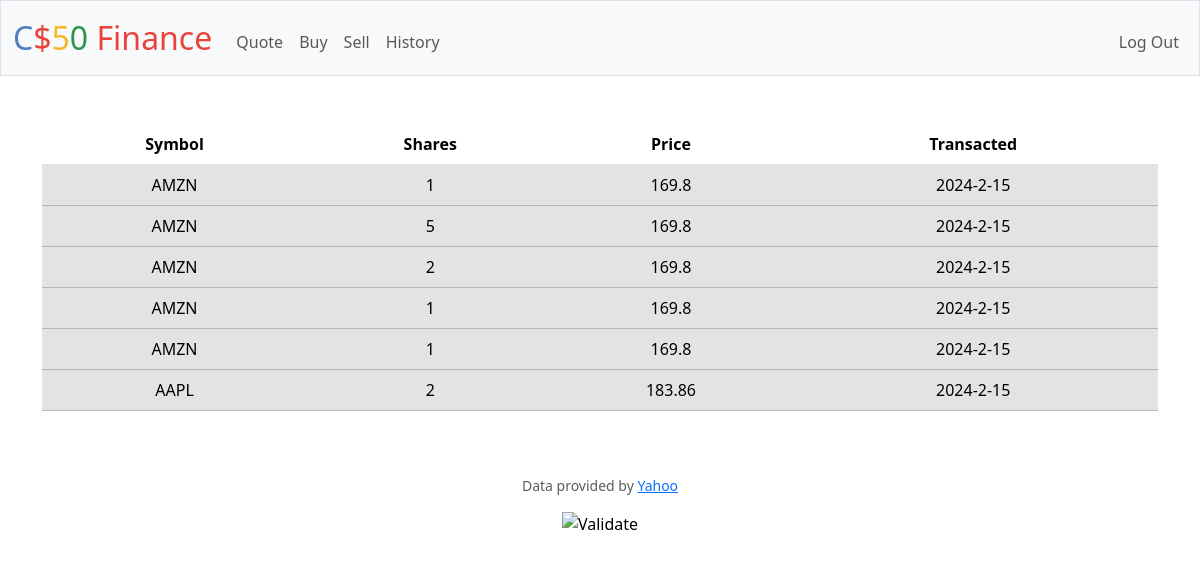
Page /history (signed in) on the committed database.
### tables this page shows
CREATE TABLE purchases(id INTEGER PRIMARY KEY AUTOINCREMENT NOT NULL, user_id INTEGER, username TEXT NOT NULL, symbol TEXT NOT NULL, month INTEGER NOT NULL, day INTEGER NOT NULL, year INTEGER NOT NULL, history INTEGER NOT NULL, total INTEGER NOT NULL, shares INTEGER NOT NULL, amount INTEGER NOT NULL, FOREIGN KEY(user_id) REFERENCES users(id));

### app.py (the view)
@app.route("/history")
@login_required
def history():
    rows = db.execute("SELECT * FROM purchases WHERE user_id = ?", session["user_id"])
    return render_template("history.html", rows=rows)

### app.py (called while the page is built)
@app.after_request
def after_request(response):
    response.headers["Cache-Control"] = "no-cache, no-store, must-revalidate"
    response.headers["Expires"] = 0
    response.headers["Pragma"] = "no-cache"
    return response

### helpers.py (called while the page is built)
def login_required(f):
    @wraps(f)
    def decorated_function(*args, **kwargs):
        if session.get("user_id") is None:
            return redirect("/login")
        return f(*args, **kwargs)
    return decorated_function

### templates/history.html (shortened to what this page needs)
{% extends "layout.html" %}
{% block main %}
    <table class = "table" >
        <thead>
            <tr>
                <th>Symbol</th>
                <th>Shares</th>
                <th>Price</th>
                <th>Transacted</th>
            </tr>
        </thead>
        <tbody>
            {% for row in rows %}
                <tr class = "table-secondary">
                    <td>{{row["symbol"]}}</td>
                    <td>{{row["history"]}}</td>
                    <td>{{row["amount"]}}</td>
                    <td>{{ row["year"] }}-{{ row["month"] }}-{{ row["day"] }}</td>
                </tr>
            {% endfor %}
        </tbody>
    </table>
{% endblock %}

### rows in the picture
purchases: symbol "AMZN", history "1", amount "169.8", year "2024", month "2", day "15"
purchases: symbol "AMZN", history "5", amount "169.8", year "2024", month "2", day "15"
purchases: symbol "AMZN", history "2", amount "169.8", year "2024", month "2", day "15"
purchases: symbol "AMZN", history "1", amount "169.8", year "2024", month "2", day "15"
purchases: symbol "AMZN", history "1", amount "169.8", year "2024", month "2", day "15"
purchases: symbol "AAPL", history "2", amount "183.86", year "2024", month "2", day "15"
